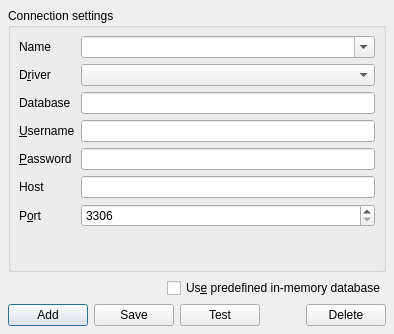
<?xml version="1.0" encoding="UTF-8"?>
<ui version="4.0">
 <class>ConnectionWidgetUi</class>
 <widget class="QDialog" name="ConnectionWidgetUi">
  <property name="geometry">
   <rect>
    <x>0</x>
    <y>0</y>
    <width>394</width>
    <height>334</height>
   </rect>
  </property>
  <property name="windowTitle">
   <string>Connect...</string>
  </property>
  <layout class="QVBoxLayout">
   <property name="spacing">
    <number>6</number>
   </property>
   <property name="leftMargin">
    <number>8</number>
   </property>
   <property name="topMargin">
    <number>8</number>
   </property>
   <property name="rightMargin">
    <number>8</number>
   </property>
   <property name="bottomMargin">
    <number>8</number>
   </property>
   <item>
    <widget class="QGroupBox" name="connGroupBox">
     <property name="title">
      <string>Connection settings</string>
     </property>
     <layout class="QGridLayout">
      <property name="leftMargin">
       <number>8</number>
      </property>
      <property name="topMargin">
       <number>8</number>
      </property>
      <property name="rightMargin">
       <number>8</number>
      </property>
      <property name="bottomMargin">
       <number>8</number>
      </property>
      <property name="spacing">
       <number>6</number>
      </property>
      <item row="7" column="0">
       <spacer name="verticalSpacer">
        <property name="orientation">
         <enum>Qt::Vertical</enum>
        </property>
        <property name="sizeHint" stdset="0">
         <size>
          <width>20</width>
          <height>40</height>
         </size>
        </property>
       </spacer>
      </item>
      <item row="4" column="0">
       <widget class="QLabel" name="textLabel4_2">
        <property name="text">
         <string>&amp;Password</string>
        </property>
        <property name="buddy">
         <cstring>passwordEdit</cstring>
        </property>
       </widget>
      </item>
      <item row="6" column="0">
       <widget class="QLabel" name="textLabel5_2">
        <property name="text">
         <string>P&amp;ort</string>
        </property>
        <property name="buddy">
         <cstring>portSpinBox</cstring>
        </property>
       </widget>
      </item>
      <item row="1" column="1">
       <widget class="QComboBox" name="driverCombo"/>
      </item>
      <item row="2" column="0">
       <widget class="QLabel" name="textLabel3">
        <property name="text">
         <string>Database</string>
        </property>
        <property name="buddy">
         <cstring>databaseEdit</cstring>
        </property>
       </widget>
      </item>
      <item row="5" column="1">
       <widget class="QLineEdit" name="hostEdit"/>
      </item>
      <item row="5" column="0">
       <widget class="QLabel" name="textLabel5">
        <property name="text">
         <string>Host</string>
        </property>
        <property name="buddy">
         <cstring>hostEdit</cstring>
        </property>
       </widget>
      </item>
      <item row="2" column="1">
       <widget class="QLineEdit" name="databaseEdit"/>
      </item>
      <item row="1" column="0">
       <widget class="QLabel" name="textLabel2">
        <property name="text">
         <string>D&amp;river</string>
        </property>
        <property name="buddy">
         <cstring>driverCombo</cstring>
        </property>
       </widget>
      </item>
      <item row="4" column="1">
       <widget class="QLineEdit" name="passwordEdit">
        <property name="echoMode">
         <enum>QLineEdit::Password</enum>
        </property>
       </widget>
      </item>
      <item row="3" column="0">
       <widget class="QLabel" name="textLabel4">
        <property name="text">
         <string>&amp;Username</string>
        </property>
        <property name="buddy">
         <cstring>usernameEdit</cstring>
        </property>
       </widget>
      </item>
      <item row="6" column="1">
       <widget class="QSpinBox" name="portSpinBox">
        <property name="specialValueText">
         <string>3306</string>
        </property>
        <property name="minimum">
         <number>-1</number>
        </property>
        <property name="maximum">
         <number>65535</number>
        </property>
        <property name="value">
         <number>-1</number>
        </property>
       </widget>
      </item>
      <item row="3" column="1">
       <widget class="QLineEdit" name="usernameEdit"/>
      </item>
      <item row="0" column="1">
       <widget class="QComboBox" name="nameCombo">
        <property name="editable">
         <bool>true</bool>
        </property>
       </widget>
      </item>
      <item row="0" column="0">
       <widget class="QLabel" name="label">
        <property name="text">
         <string>Name</string>
        </property>
       </widget>
      </item>
     </layout>
    </widget>
   </item>
   <item>
    <layout class="QHBoxLayout">
     <property name="spacing">
      <number>6</number>
     </property>
     <property name="leftMargin">
      <number>0</number>
     </property>
     <property name="topMargin">
      <number>0</number>
     </property>
     <property name="rightMargin">
      <number>0</number>
     </property>
     <property name="bottomMargin">
      <number>0</number>
     </property>
     <item>
      <spacer>
       <property name="orientation">
        <enum>Qt::Horizontal</enum>
       </property>
       <property name="sizeHint" stdset="0">
        <size>
         <width>40</width>
         <height>20</height>
        </size>
       </property>
      </spacer>
     </item>
     <item>
      <widget class="QCheckBox" name="dbCheckBox">
       <property name="text">
        <string>Us&amp;e predefined in-memory database</string>
       </property>
      </widget>
     </item>
    </layout>
   </item>
   <item>
    <layout class="QHBoxLayout">
     <property name="spacing">
      <number>6</number>
     </property>
     <property name="leftMargin">
      <number>0</number>
     </property>
     <property name="topMargin">
      <number>0</number>
     </property>
     <property name="rightMargin">
      <number>0</number>
     </property>
     <property name="bottomMargin">
      <number>0</number>
     </property>
     <item>
      <widget class="QPushButton" name="addButton">
       <property name="text">
        <string>Add</string>
       </property>
      </widget>
     </item>
     <item>
      <widget class="QPushButton" name="saveButton">
       <property name="text">
        <string>Save</string>
       </property>
      </widget>
     </item>
     <item>
      <widget class="QPushButton" name="testButton">
       <property name="text">
        <string>Test</string>
       </property>
      </widget>
     </item>
     <item>
      <spacer>
       <property name="orientation">
        <enum>Qt::Horizontal</enum>
       </property>
       <property name="sizeType">
        <enum>QSizePolicy::Expanding</enum>
       </property>
       <property name="sizeHint" stdset="0">
        <size>
         <width>20</width>
         <height>20</height>
        </size>
       </property>
      </spacer>
     </item>
     <item>
      <widget class="QPushButton" name="deleteButton">
       <property name="text">
        <string>Delete</string>
       </property>
      </widget>
     </item>
    </layout>
   </item>
  </layout>
 </widget>
 <tabstops>
  <tabstop>driverCombo</tabstop>
  <tabstop>databaseEdit</tabstop>
  <tabstop>usernameEdit</tabstop>
  <tabstop>passwordEdit</tabstop>
  <tabstop>hostEdit</tabstop>
  <tabstop>portSpinBox</tabstop>
  <tabstop>dbCheckBox</tabstop>
 </tabstops>
 <resources/>
 <connections/>
</ui>
